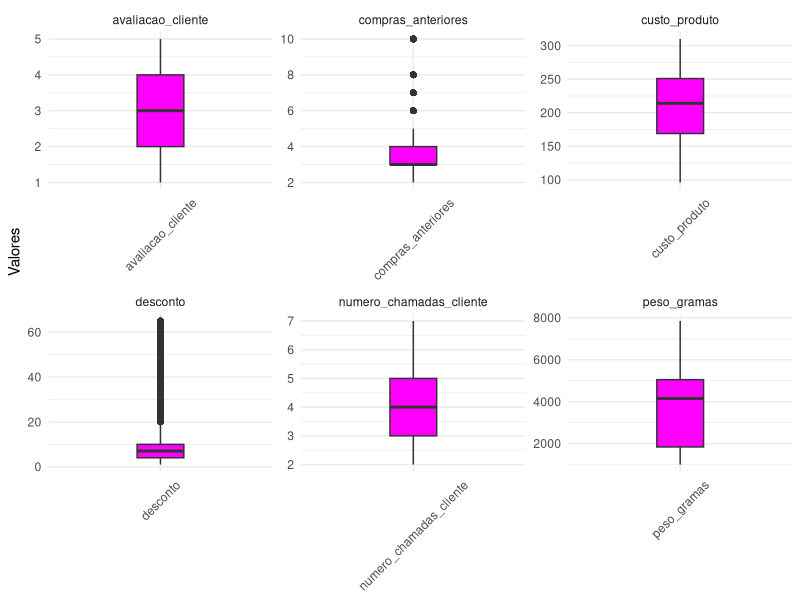
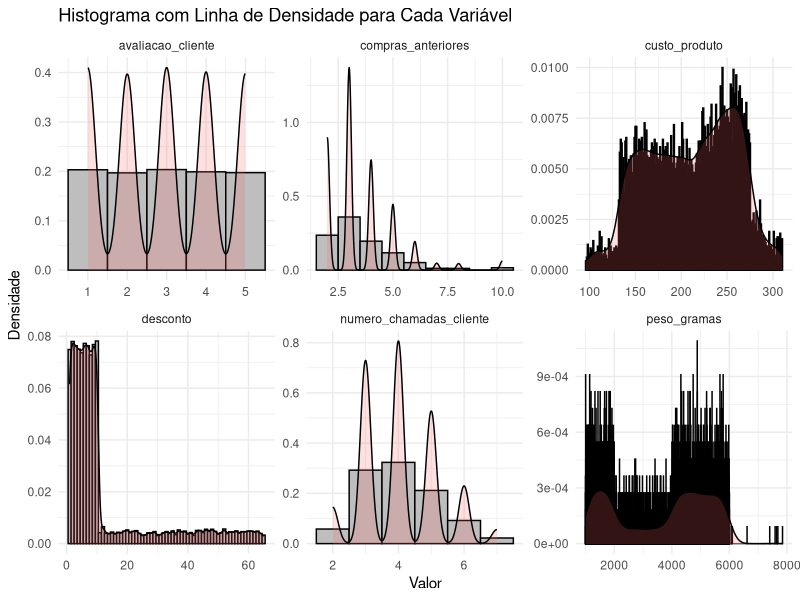
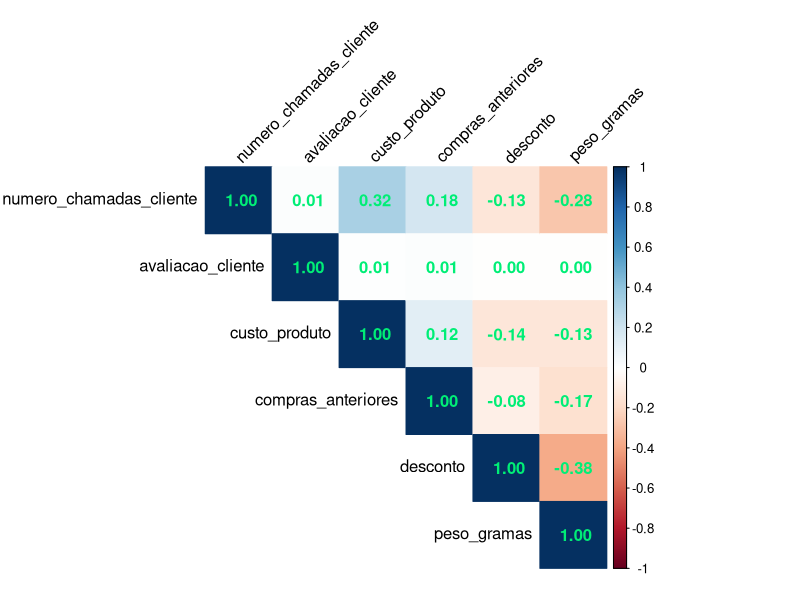
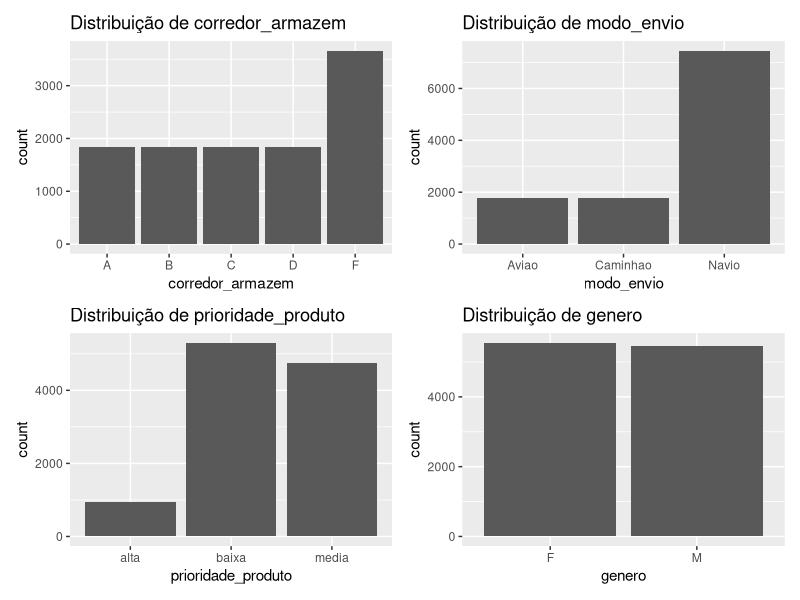
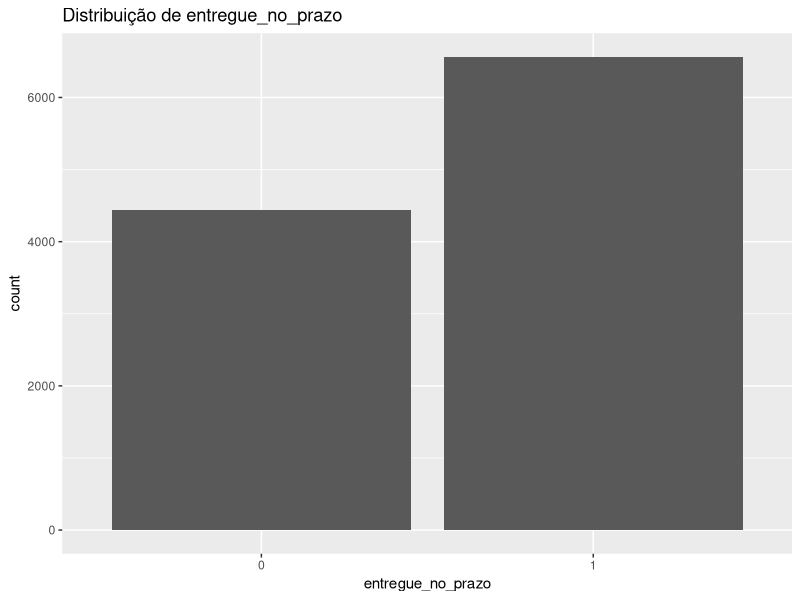

Here is the R script that generated these plots, in order: (Note: this script raises an error after producing the figures.)
####  Big Data Real-Time Analytics com Python e Spark  ####

# Configurando o diretório de trabalho
setwd("~/Desktop/DataScience/CienciaDeDados/2.Big-Data-Real-Time-Analytics-com-Python-e-Spark/4.Analise_Exploratoria_de_Dados")
getwd()



## Importando Pacotes
library(readxl)         # carregar arquivos
library(dplyr)          # manipula dados
library(tidyr)          # manipula dados (funcao pivot_longer)
library(ggplot2)        # gera gráficos
library(patchwork)      # unir gráficos
library(corrplot)       # mapa de Correlação




#############################             Estudo de Caso             #############################


###  Análise Exploratória e Data Wrangling Para E-Commerce Analytics



## Objetivo:

# - Este Estudo de Caso traz uma série de atividades em uma das tarefas mais importantes em Ciência de Dados, a Análise Exploratória.

# - Na Parte 1 do Estudo de Caso,a Análise Exploratória traz os detalhes técnicos com análise estatística, visualização de dados, interpretação de gráficos
#   e tabelas, análise univariada e bivariada e relatório de conclusão.

# - Na Parte 2 o foco é na Análise Exploratória para responder perguntas de negócio, onde os dados são manipulados através de Data Wrangling com Pandas e
#   analisados por diferentes perspectivas. Customização de gráficos é outro tema abordado durante as aulas.

# Todo Estudo de Caso é no contexto de um problema de negócio em E-Commerce Analytics.


### Definição do Problema

# - Uma empresa internacional de comércio eletrônico (E-commerce)que vende produtos eletrônicos deseja descobrir informações importantes de seu banco de dados
#   de clientes.

# - Os produtos ficam armazenados em um armazém na sede da empresa. Após concluir a compra no web site da empresa, o cliente recebe o produto em casa, em qualquer 
#   parte do mundo. Os produtos são enviados de Navio, Avião ou Caminhão, dependendo da região de entrega.

# - Em cada compra o cliente pode receber um desconto dependendo do peso do produto comprado. Cada cliente pode fazer chamadas ao suporte da empresa no caso de 
#   dúvidas ou problemas e após receber o produto o cliente pode deixar uma avaliação sobre a experiência de compra. O único dado pessoal sobre o cliente que está
#   disponível é o gênero.

# - Nosso trabalho neste Estudo de Caso é explorar os dados, compreender como estão organizados, detectar eventuais problemas e analisar os dados por diferentes
#   perspectivas.

# Trabalharemos com dados fictícios que representam dados reais de uma empresa de E-Commerce. Os dados estão disponíveis na pasta "dados".






## Carregando os Dados
df <- data.frame(read.csv2("dados/dataset.csv", sep = ","))
head(df)


## Realizando Análise Inicial (Sumário Estatístico, Veriricação de Valores NA, '' e especiais)

analise_inicial <- function(dataframe_recebido) {  # para encotrar linhas com caracter especial, vá para o fim do script
  # Sumário
  print(dim(dataframe_recebido))
  print(str(dataframe_recebido))
  print(summary(dataframe_recebido))
  cat("\n\n\n####  VERIFICANDO VALORES NA  ####\n\n")
  valores_na <- colSums(is.na(dataframe_recebido))
  if(any(valores_na > 0)) {
    cat("\n-> Colunas com valores NA:\n\n")
    print(valores_na[valores_na > 0])
  } else {
    cat("\n-> Não foram encontrados valores NA.\n")
  }
  cat("\n\n\n####  VERIFICANDO VALORES VAZIOS ''  ####\n\n")
  valores_vazios <- sapply(dataframe_recebido, function(x) sum(x == ""))
  if(any(valores_vazios > 0)) {
    cat("\n-> Colunas com valores vazios \"\":\n\n")
    print(valores_vazios[valores_vazios > 0])
  } else {
    cat("\n-> Não foram encontrados valores vazios \"\".\n")
  }
  cat("\n\n\n####  VERIFICANDO VALORES COM CARACTERES ESPECIAIS  ####\n\n")
  caracteres_especiais <- sapply(dataframe_recebido, function(x) {
    sum(sapply(x, function(y) {
      if(is.character(y) && length(y) == 1) {
        any(charToRaw(y) > 0x7E | charToRaw(y) < 0x20)
      } else {
        FALSE
      }
    }))
  })
  if(any(caracteres_especiais > 0)) {
    cat("\n-> Colunas com caracteres especiais:\n\n")
    print(caracteres_especiais[caracteres_especiais > 0])
  } else {
    cat("\n-> Não foram encontrados caracteres especiais.\n")
  }
}

analise_inicial(df)


## Modificando todas as variáveis do tipo chr para factor
df <- dplyr::mutate_if(df, is.character, as.factor)
str(df)


## Dividindo o Dataframe em Variáveis Categoricas, Variáveis Numéricas e Variável Alvo
names(df)

# Dataframe somente com as variáveis categóricas
df_categoricas <- df %>% 
  select(where(is.factor))

# Dataframe somente com as variáveis numéricas
df_numericas <- df %>% 
  select(where(is.numeric)) %>% 
  select(-ID, -entregue_no_prazo)

# Dataframe somente com a variável alvo/target "entregue_no_prazo"
df_target <- df %>%
  select(entregue_no_prazo) %>% 
  mutate(entregue_no_prazo = factor(entregue_no_prazo))



#### Explorando as Variáveis Numéricas

## Resumo Estatístico
summary(df_numericas)

# As colunas numero_chamadas_cliente, avaliacao_cliente e custo_produto parecem ter uma distribuição bastante simétrica (média e mediana não são tão diferentes).
# As colunas compras_anteriores e desconto parecem estar inclinadas para a direita (Média maior do que a Mediana).
# A coluna peso_gramas parece estar mais inclinada para a esquerda (Média menor do que a Mediana).


## Visualizando Através de Gráficos

# Transformar o dataframe para o formato longo apropriado para o ggplot
df_long_num <- df_numericas %>% 
  pivot_longer(
    cols = everything(), 
    names_to = "variable", 
    values_to = "value"
  )


# Box Plot
ggplot(data = df_long_num, aes(x = variable, y = value, fill = variable)) + 
  geom_boxplot(width = 0.25) +                                                       # Ajusta a largura dos boxes
  scale_fill_manual(values = rep("magenta", length(unique(df_long_num$variable)))) + 
  theme_minimal() + 
  theme(legend.position = "none", 
        axis.text.x = element_text(angle = 45, vjust = 0.5)) + 
  labs(x = NULL, y = "Valores") + 
  facet_wrap(~variable, scales = "free")

# Histograma  com linha de densidade para cada variável
ggplot(df_long_num, aes(x = value)) +
  geom_histogram(aes(y = ..density..), binwidth = 1, colour = "black", fill = "gray") +
  geom_density(alpha = .2, fill = "#FF6666") +
  facet_wrap(~ variable, scales = "free") +
  theme_minimal() +
  labs(title = "Histograma com Linha de Densidade para Cada Variável",
       x = "Valor",
       y = "Densidade")

rm(df_long_num)


## Mapa de Correlação

cor(df_numericas)
corrplot(cor(df_numericas),
         method = "color",
         type = "upper",
         addCoef.col = 'springgreen2',
         tl.col = "black",
         tl.srt = 45)




#### Explorando as Variáveis Categóricas

## Resumo estatístico
summary(df_categoricas)


## Visualizando Através de Gráficos
names(df_categoricas)

# Gráfico de Barras
grafico_corredor <- ggplot(df_categoricas, aes(x = corredor_armazem)) +
  geom_bar() +
  labs(title = "Distribuição de corredor_armazem")

# Gráfico para modo_envio
grafico_modo_envio <- ggplot(df_categoricas, aes(x = modo_envio)) +
  geom_bar() +
  labs(title = "Distribuição de modo_envio")

# Gráfico para prioridade_produto
grafico_prioridade <- ggplot(df_categoricas, aes(x = prioridade_produto)) +
  geom_bar() +
  labs(title = "Distribuição de prioridade_produto")

# Gráfico para genero
grafico_genero <- ggplot(df_categoricas, aes(x = genero)) +
  geom_bar() +
  labs(title = "Distribuição de genero")

# Colocando os gráficos em um único plot
grafico_completo <- (grafico_corredor | grafico_modo_envio) / (grafico_prioridade | grafico_genero)
grafico_completo

rm(grafico_corredor, grafico_modo_envio, grafico_prioridade, grafico_genero)







## Explorando a Variável Alvo

# Resumo Estatístico
summary(df_target)

# Visualizando Através de Gráficos
ggplot(df_target, aes(x = entregue_no_prazo)) +
  geom_bar() +
  labs(title = "Distribuição de entregue_no_prazo")





































# Alternativa para encontrar a linha com caractere especial (somente 1 linha)
for (i in 1:nrow(df2)) {
  if (any(charToRaw(df2$installment[i]) > 0x7E) | any(charToRaw(df2$installment[i]) < 0x20)) {
    cat("A linha com o caractere especial na coluna 'installment' é:", i, "\n")
    break
  }
}
# Encontrar linhas QUE NÃO TEM caracteres especiais na coluna ESPECÍFICA (para mais de 1 linha com caracteres especiais)
linhas_com_caracteres_especiais <- which(sapply(df2$int_rate, function(x) grepl("[^\\x20-\\x7E]", x)))

# Exibir as linhas que contêm caracteres especiais, se houver
if (length(linhas_com_caracteres_especiais) > 0) {
  cat("Foram encontrados valores com caracteres especiais nas linhas:", paste(linhas_com_caracteres_especiais, collapse=", "), "\n")
} else {
  cat("Não foram encontrados valores com caracteres especiais.\n")
}
